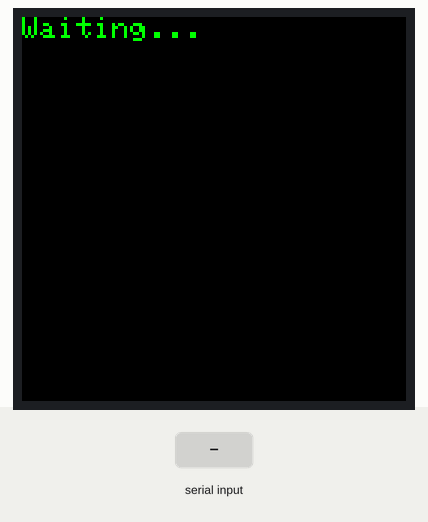
The sketch below on a simulated Arduino Uno, built with avr-gcc and run on an emulated ATmega328P. Parts: 128×128 colour display. The inputs (shaded band) are chosen by the test bench. What the sketch prints to the serial monitor is not drawn.

Above: at 0.2 s.
6.4 s: "1" received over the second serial link
At 7.1 s:
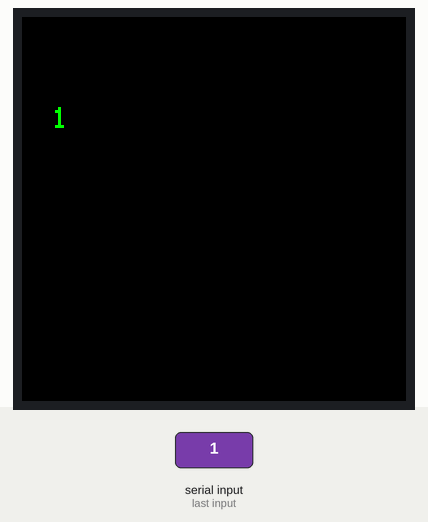
8.7 s: "0" received over the second serial link
At 9.2 s:
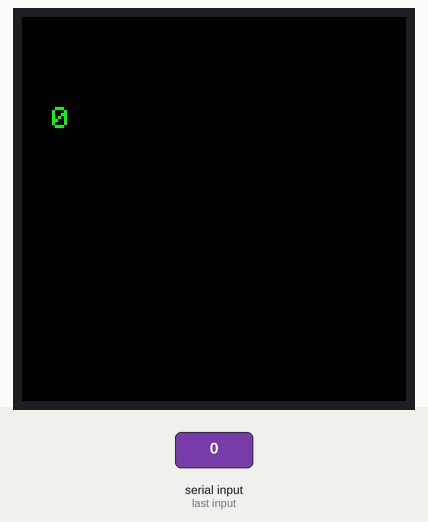
10.8 s: "2" received over the second serial link
Timing chart, 0 to 13.8 s (numbered marks = the images above; inputs shaded):
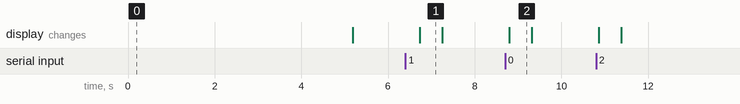

Measured:
- after the input at 6.4 s, the display: changes after 0.33 s (image 1)
- after the input at 8.7 s, the display: changes after 0.10 s (image 2)
- what the display in image 2 shows lasts 0.5 s, from 8.8 s to 9.3 s

The sketch:

Main.ino
```cpp
#include <SoftwareSerial.h>
SoftwareSerial timeSerial(8,9);
#include <Adafruit_GFX.h>
#include <Adafruit_ST7735.h>
#include <Adafruit_ST7789.h>
#include <SPI.h>
#define TFT_CS         7
#define TFT_RST        6
#define TFT_DC         5
Adafruit_ST7735 tft = Adafruit_ST7735(TFT_CS, TFT_DC, TFT_RST);
void setup(){
    Serial.begin(9600);
    timeSerial.begin(9600);
    tft.initR(INITR_144GREENTAB);
    tft.fillScreen(ST77XX_BLACK);
    tft.setRotation(2);
    tft.setTextColor(ST77XX_GREEN);
    Serial.println("Setup executed.");
    tft.print("Waiting...");
    delay(5000);
}

void loop(){
    String content = "";
    while (timeSerial.available())
    {
        content += char(timeSerial.read());
        //delay(1);
    }
    tft.fillScreen(ST77XX_BLACK);
    if(content != ""){
        Serial.println(content);
        Serial.println("*********************");
        tft.setCursor(10, 30);
        tft.print(content);
    }
    delay(500);
}
```
